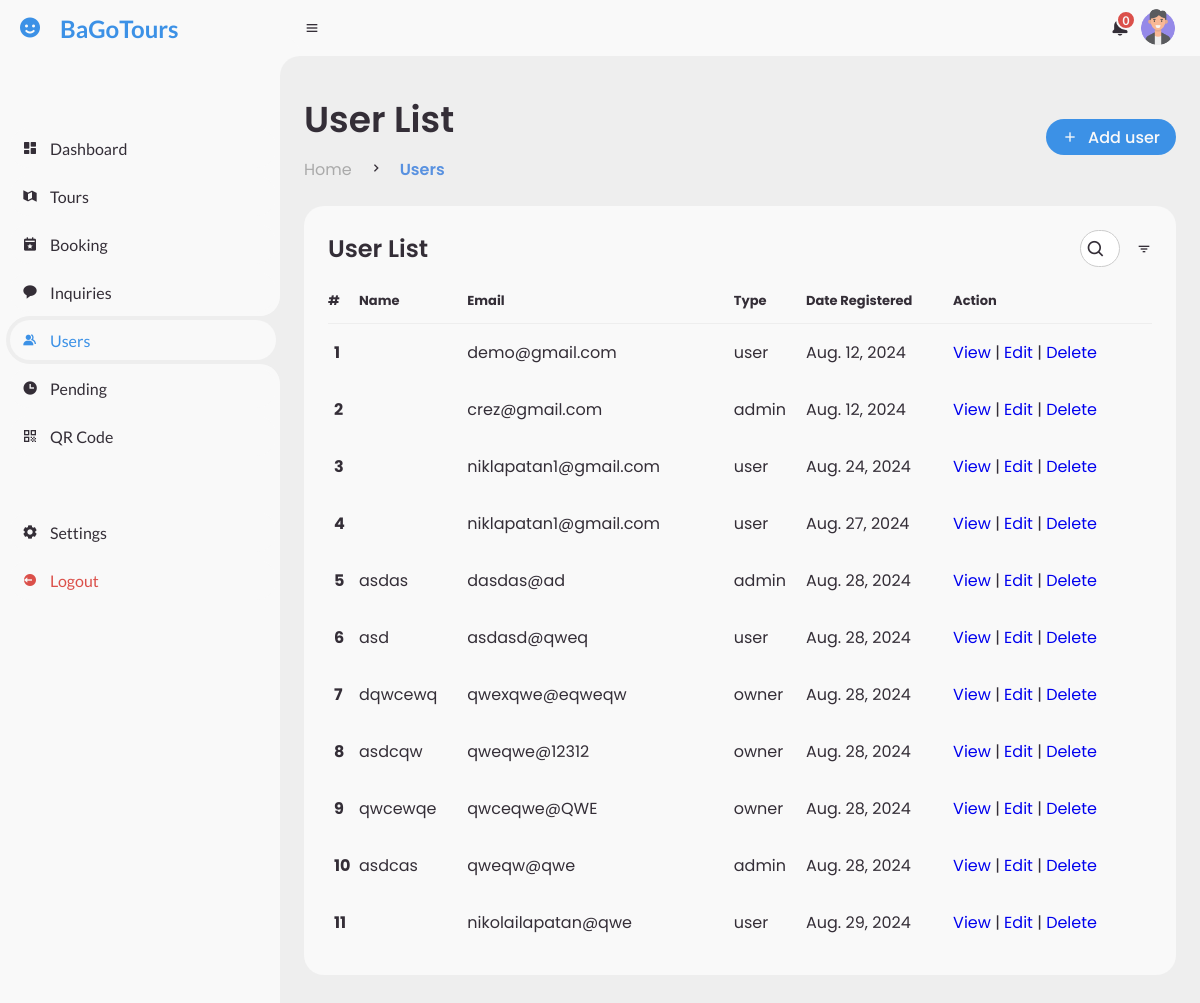
The app's page /admin/user.php (signed in), older data.
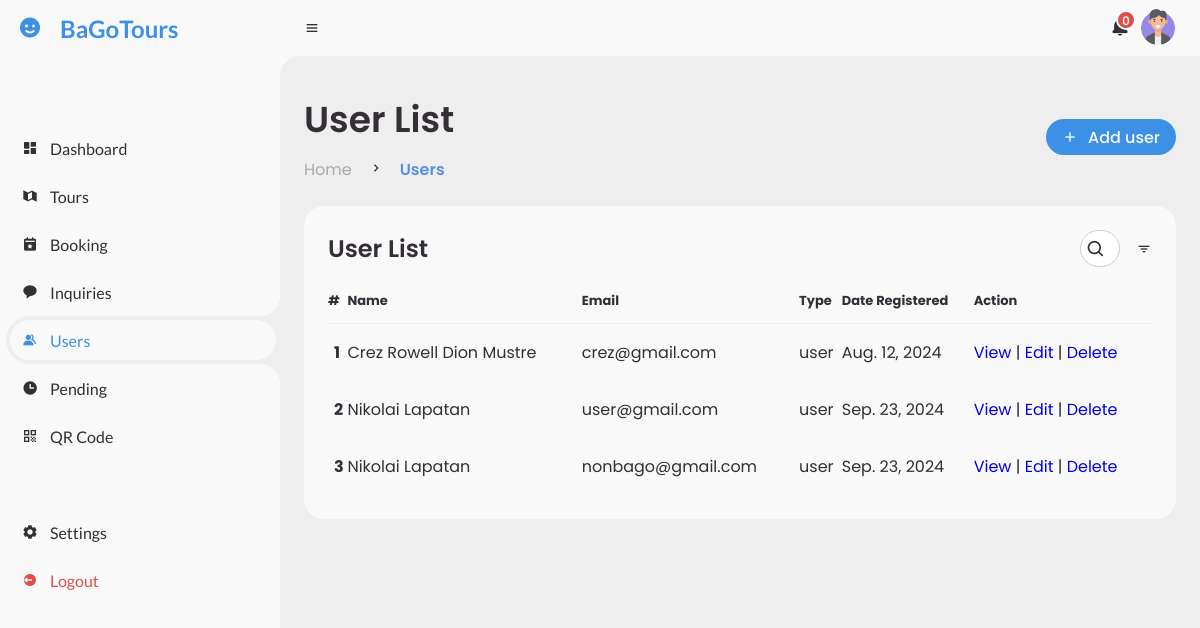
The same page, newer data.
### tables this page shows
CREATE TABLE `users` (
  `id` int(50) NOT NULL,
  `profile_picture` varchar(200) DEFAULT NULL,
  `name` varchar(100) NOT NULL,
  `username` varchar(200) DEFAULT NULL,
  `password` varchar(200) DEFAULT NULL,
  `email` varchar(200) DEFAULT NULL,
  `phone_number` varchar(50) DEFAULT NULL,
  `home_address` varchar(200) NOT NULL,
  `role` varchar(200) DEFAULT NULL,
  `date_created` timestamp NOT NULL DEFAULT current_timestamp()
);

### admin/user.php (the view, shortened to what the changed rows need)
<?php
include '../include/db_conn.php';
$user_id = $_SESSION['user_id'];
try {
    $query = "SELECT * FROM users WHERE id <> :user_id";
    $stmt = $conn->prepare($query);
    $stmt->bindParam(':user_id', $user_id, PDO::PARAM_INT);
    $stmt->execute();
    $result = $stmt->fetchAll(PDO::FETCH_ASSOC);
} catch (PDOException $e) {
    die('Error: ' . $e->getMessage());
}
?>
<!DOCTYPE html>
<html lang="en">
<head>
    <link href='https://unpkg.com/boxicons@2.0.9/css/boxicons.min.css' rel='stylesheet'>
    <link rel="stylesheet" href="../assets/css/admin.css">
    <link rel="stylesheet" href="https://cdn.jsdelivr.net/npm/sweetalert2@11/dist/sweetalert2.min.css">
</head>
<body>
    <section id="content">
        <main>
            <div class="head-title">
                <div class="left">
                    <h1>User List</h1>
                    <?php include 'includes/breadcrumb.php'; ?>
                </div>
            </div>
            <div class="table-data" id="userTableContainer">
                <div class="order">
                    <table id="userTable">
                        <thead>
                            <tr>
                                <th>#</th>
                                <th>Name</th>
                                <th>Email</th>
                                <th>Type</th>
                                <th>Date Registered</th>
                                <th>Action</th>
                            </tr>
                        </thead>
                        <tbody>
                            <?php
                            if (!empty($result)) {
                                $counter = 1;
                                foreach ($result as $row) {
                                    echo "<tr>
                <td><strong>" . htmlspecialchars($counter++) . "</strong></td>
                <td>" . htmlspecialchars($row['name']) . "</td>
                <td>" . htmlspecialchars($row['email']) . "</td>
                <td>" . htmlspecialchars($row['role']) . "</td>
                <td>" . date('M. d, Y', strtotime($row['date_created'])) . "</td>
                <td>
                    <a href='#' class='btn-view' data-id='" . htmlspecialchars($row['id']) . "'>View</a> |
                    <a href='#' class='btn-edit' data-id='" . htmlspecialchars($row['id']) . "'>Edit</a> |
                    <a href='#' class='btn-delete' data-id='" . htmlspecialchars($row['id']) . "'>Delete</a>
                </td>
              </tr>";
                                }
                            } else {
                                echo "<tr><td colspan='6'>No users found.</td></tr>";
                            }
                            ?>
                        </tbody>
                    </table>
                </div>
            </div>
        </main>
    </section>
</body>
</html>

### admin/includes/breadcrumb.php (shortened to what the changed rows need)
<?php
$breadcrumbs = [
    'home' => [
        ['title' => 'Home', 'url' => 'home']
    ],
    'booking' => [
        ['title' => 'Home', 'url' => 'home'],
        ['title' => 'Booking', 'url' => 'booking']
    ],
    'view_booking' => [
        ['title' => 'Home', 'url' => 'home'],
        ['title' => 'Booking', 'url' => 'booking'],
        ['title' => 'View', 'url' => 'view_booking.php']
    ],
    'dashboard' => [
        ['title' => 'Home', 'url' => 'home'],
        ['title' => 'dashboard', 'url' => 'dashboard']
    ],
    'inq' => [
        ['title' => 'Home', 'url' => 'home'],
        ['title' => 'Inquiries', 'url' => 'inq']
    ],
    'pending' => [
        ['title' => 'Home', 'url' => 'home'],
        ['title' => 'Pending', 'url' => 'pending']
    ],
    'setting' => [
        ['title' => 'Home', 'url' => 'home'],
        ['title' => 'Settings', 'url' => 'setting']
    ],
    'tours' => [
        ['title' => 'Home', 'url' => 'home'],
        ['title' => 'Tours', 'url' => 'tours']
    ],
    'view_tour' => [
        ['title' => 'Home', 'url' => 'home'],
        ['title' => 'Tours', 'url' => 'tours'],
        ['title' => 'View', 'url' => 'view_tour']
    ],
    'edit_tour' => [
        ['title' => 'Home', 'url' => 'home'],
        ['title' => 'Tours', 'url' => 'tours'],
        ['title' => 'View', 'url' => 'view_tour'],
        ['title' => 'Edit', 'url' => 'edit_tour']
    ],
    'user' => [
        ['title' => 'Home', 'url' => 'home'],
        ['title' => 'Users', 'url' => 'user']
    ],
    'qr' => [
        ['title' => 'Home', 'url' => 'home'],
        ['title' => 'QR Code', 'url' => 'qr']
    ],
];
$page = basename($_SERVER['PHP_SELF'], '.php');
$currentBreadcrumbs = $breadcrumbs[$page] ?? $breadcrumbs['home'];
?>
<ul class="breadcrumb">
    <?php foreach ($currentBreadcrumbs as $key => $breadcrumb): ?>
        <li>
            <?php if ($key === array_key_last($currentBreadcrumbs)): ?>
                <span class="breadcrumb-active">
                    <?php echo $breadcrumb['title']; ?>
                </span>
            <?php else: ?>
                <a href="<?php echo $breadcrumb['url']; ?>">
                    <?php echo $breadcrumb['title']; ?>
                </a>
            <?php endif; ?>
        </li>
        <?php if ($key !== array_key_last($currentBreadcrumbs)): ?>
            <li><i class='bx bx-chevron-right'></i></li>
        <?php endif; ?>
    <?php endforeach; ?>
</ul>

Row changes from the older to the newer data that the page shows:
removed users: email "demo@gmail.com", role "user", date_created "Aug. 12, 2024"
removed users: email "crez@gmail.com", role "admin", date_created "Aug. 12, 2024"
removed users: email "niklapatan1@gmail.com", role "user", date_created "Aug. 24, 2024"
removed users: email "niklapatan1@gmail.com", role "user", date_created "Aug. 27, 2024"
removed users: name "asdas", email "dasdas@ad", role "admin", date_created "Aug. 28, 2024"
removed users: name "asd", email "asdasd@qweq", role "user", date_created "Aug. 28, 2024"
removed users: name "dqwcewq", email "qwexqwe@eqweqw", role "owner", date_created "Aug. 28, 2024"
removed users: name "asdcqw", email "qweqwe@12312", role "owner", date_created "Aug. 28, 2024"
removed users: name "qwcewqe", email "qwceqwe@QWE", role "owner", date_created "Aug. 28, 2024"
removed users: name "asdcas", email "qweqw@qwe", role "admin", date_created "Aug. 28, 2024"
removed users: email "nikolailapatan@qwe", role "user", date_created "Aug. 29, 2024"
added users: name "Crez Rowell Dion Mustre", email "crez@gmail.com", role "user", date_created "Aug. 12, 2024"
added users: name "Nikolai Lapatan", email "user@gmail.com", role "user", date_created "Sep. 23, 2024"
added users: name "Nikolai Lapatan", email "nonbago@gmail.com", role "user", date_created "Sep. 23, 2024"
